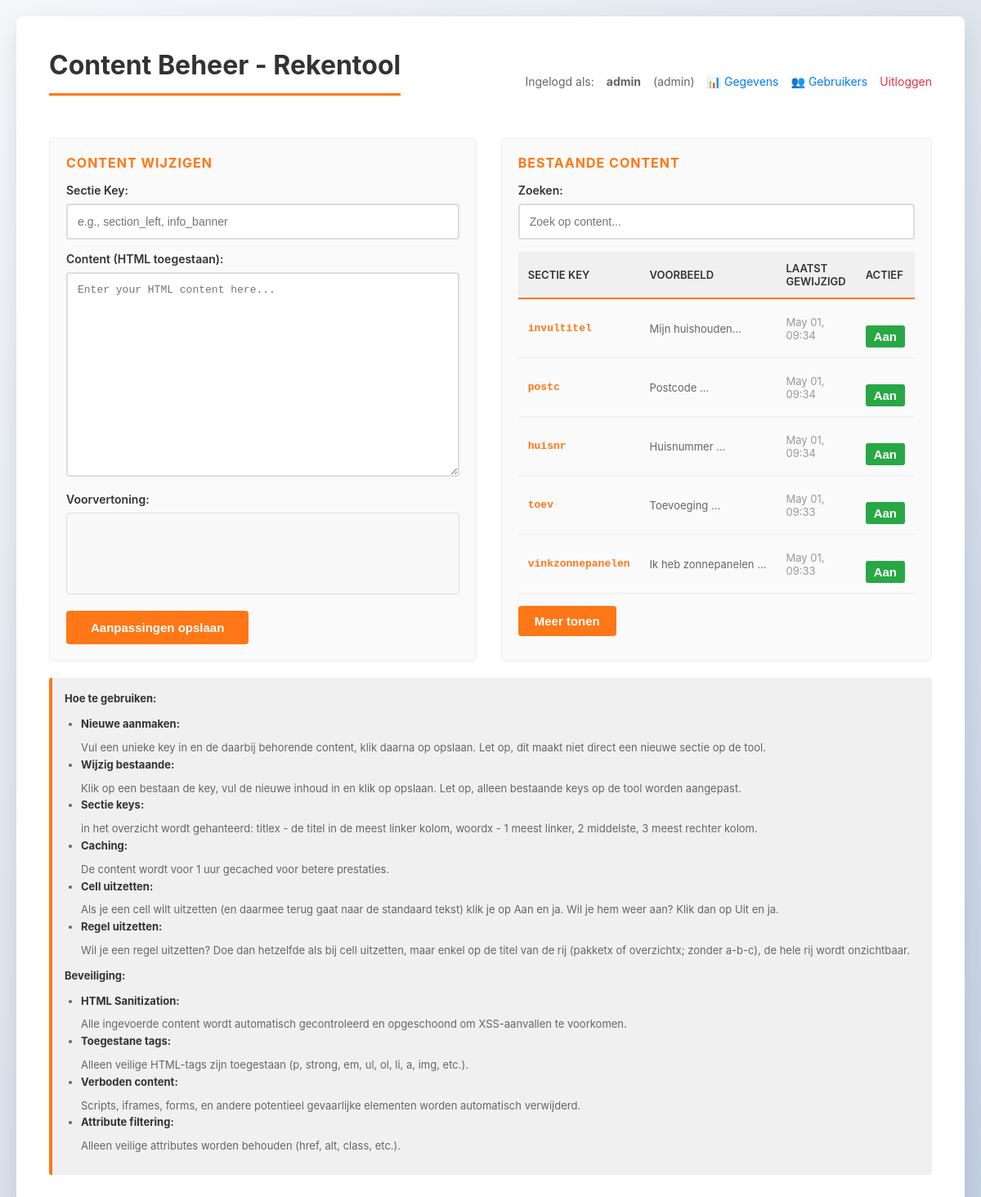
Page /admin/content.php (signed in) on the earlier database version.
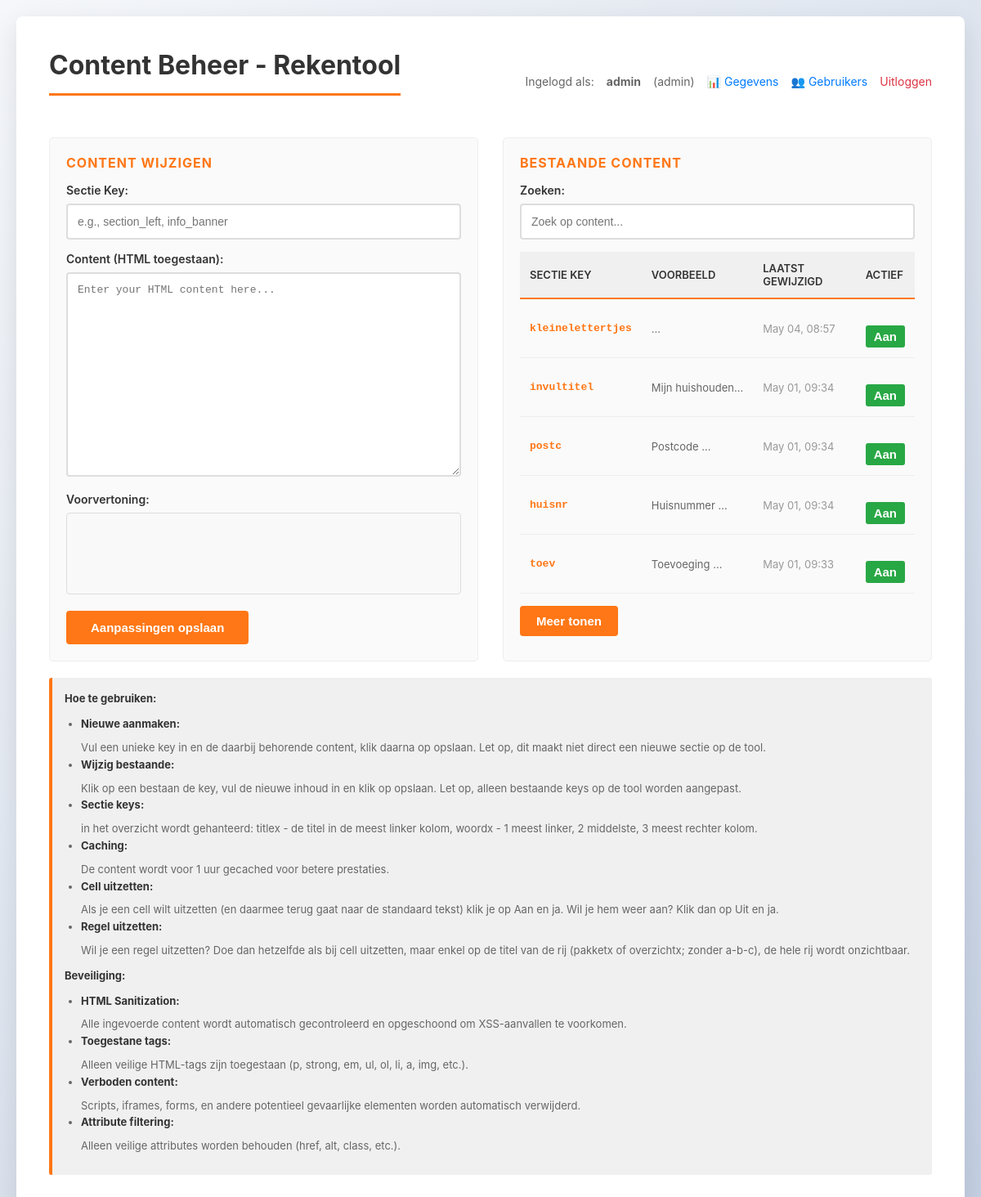
Same page on the later database version.
### tables this page shows
CREATE TABLE `page_content` (
  `id` int(11) NOT NULL,
  `section_key` varchar(100) NOT NULL,
  `content` longtext NOT NULL,
  `updated_at` timestamp NOT NULL DEFAULT current_timestamp() ON UPDATE current_timestamp(),
  `active` tinyint(1) NOT NULL DEFAULT 1
);

### config/database.php (called while the page is built, shortened)
<?php
return [
    'host'     => '127.0.0.1',
    'port'     => 3306,
    'database' => 'bewoner',
    'username' => 'root',
    'password' => '',
    'charset'  => 'utf8mb4',
];

### app/Database.php (called while the page is built, shortened)
<?php
class Database
{
    private PDO $pdo;
    public function __construct(array $config)
    {
        $dsn = sprintf(
            'mysql:host=%s;port=%s;dbname=%s;charset=%s',
            $config['host'],
            $config['port'],
            $config['database'],
            $config['charset']
        );
        $this->pdo = new PDO(
            $dsn,
            $config['username'],
            $config['password'],
            [
                PDO::ATTR_ERRMODE => PDO::ERRMODE_EXCEPTION,
            ]
        );
    }
    public function getConnection(): PDO
    {
        return $this->pdo;
    }
}

### app/Auth.php (called while the page is built, shortened)
<?php
class Auth {
    private PDO $db;
    public function __construct(PDO $db) {
        $this->db = $db;
    }
    public function isLoggedIn(): bool {
        return true;
    }
    public function getCurrentUser(): ?array {
        $userId = $_SESSION[self::SESSION_USER_ID] ?? null;
        return $this->getUserById($userId);
    }
    private function getUserById(int $id): ?array {
        $stmt = $this->db->prepare("SELECT id, username, email, full_name, role, active, created_at, last_login FROM admin_users WHERE id = ?");
        $stmt->execute([$id]);
        $user = $stmt->fetch(PDO::FETCH_ASSOC);
        return $user ?: null;
    }
    public function hasPermission(string $permission): bool {
        $user = $this->getCurrentUser();
        if ($user['role'] === 'admin') {
            return true;
        }
        $rolePermissions = [
            'admin' => ['view_data', 'export_data', 'manage_users'],
            'editor' => ['view_data', 'export_data'],
            'viewer' => ['view_data'],
        ];
        $userPermissions = $rolePermissions[$user['role']] ?? [];
        return in_array($permission, $userPermissions);
    }
    public function canViewData(): bool {
        return $this->hasPermission('view_data');
    }
    public function canManageUsers(): bool {
        return $this->hasPermission('manage_users');
    }
}

### app/ContentManager.php (called while the page is built, shortened)
<?php
class ContentManager
{
    private PDO $pdo;
    public function __construct(array $dbConfig, string $cacheDir = null)
    {
        $dsn = sprintf(
            'mysql:host=%s;port=%s;dbname=%s;charset=%s',
            $dbConfig['host'],
            $dbConfig['port'],
            $dbConfig['database'],
            $dbConfig['charset']
        );
        $this->pdo = new PDO(
            $dsn,
            $dbConfig['username'],
            $dbConfig['password'],
            [PDO::ATTR_ERRMODE => PDO::ERRMODE_EXCEPTION]
        );
        $this->cacheDir = $cacheDir ?? dirname(__DIR__) . '/cache';
    }
    public function getAllContent(): array
    {
        $stmt = $this->pdo->prepare("SELECT section_key, content, updated_at, active FROM page_content ORDER BY updated_at DESC");
        $stmt->execute();
        return $stmt->fetchAll(PDO::FETCH_ASSOC);
    }
}
?>

### admin/content.php (the view, shortened to what this page needs)
<?php
$config = require BASE_PATH . '/config/config.php';
$dbConfig = require BASE_PATH . '/config/database.php';
$db = new Database($dbConfig);
$auth = new Auth($db->getConnection());
$auth->requireLogin();
$contentManager = new ContentManager($dbConfig);
$sectionKey = '';
$currentContent = '';
$allContent = [];
try {
    $allContent = $contentManager->getAllContent();
} catch (Exception $e) {
    $message = '<div style="color: orange; padding: 10px; background: #fff3cd; margin: 10px 0;">Note: No content found yet. <a href="' . dirname(__DIR__) . '/create_content_table.php">Click here to initialize the database table.</a></div>';
}
?>
<!DOCTYPE html>
<html lang="en">
<head>
</head>
<body>
    <div class="container">
        <div style="display: flex; justify-content: space-between; align-items: center; margin-bottom: 20px; flex-wrap: wrap; gap: 10px;">
            <h1>Content Beheer - Rekentool</h1>
            <div style="font-size: 14px; color: #666; display: flex; gap: 15px; flex-wrap: wrap;">
                Ingelogd als: <strong><?php echo htmlspecialchars($auth->getCurrentUser()['username']); ?></strong> (<?php echo htmlspecialchars($auth->getCurrentUser()['role']); ?>)
                <?php if ($auth->canViewData()): ?>
                <a href="data.php" style="color: #007bff; text-decoration: none;">📊 Gegevens</a>
                <?php endif; ?>
                <?php if ($auth->canManageUsers()): ?>
                <a href="users.php" style="color: #007bff; text-decoration: none;">👥 Gebruikers</a>
                <?php endif; ?>
                <a href="../logout.php" style="color: #dc3545; text-decoration: none;">Uitloggen</a>
            </div>
        </div>
        <div class="content-grid">
            <div class="editor-panel">
                <div class="panel-title">Content wijzigen</div>
                <form method="POST">
                    <label for="section_key">Sectie Key:</label>
                    <input type="text" id="section_key" name="section_key" placeholder="e.g., section_left, info_banner" required value="<?php echo htmlspecialchars($sectionKey); ?>">
                    <label for="content">Content (HTML toegestaan):</label>
                    <textarea id="content" name="content" placeholder="Enter your HTML content here..." required><?php echo htmlspecialchars($currentContent); ?></textarea>
                    <label for="preview">Voorvertoning:</label>
                    <div id="preview" style="border: 1px solid #ddd; padding: 10px; min-height: 100px; background: #f9f9f9; margin-top: 8px; border-radius: 4px;"></div>
                    <button type="submit">Aanpassingen opslaan</button>
                </form>
            </div>
            <div class="browser-panel">
                <div class="panel-title">Bestaande content</div>
                <?php if (empty($allContent)): ?>
                    <div class="empty-state">
                        <p>Nog geen content</p>
                        <p style="font-size: 12px;">Maak een eerste veld links</p>
                    </div>
                <?php else: ?>
                    <label for="search_box">Zoeken:</label>
                    <input type="search" id="search_box" placeholder="Zoek op content..." class="search-box">
                    <table class="content-table">
                        <thead>
                            <tr>
                                <th>Sectie Key</th>
                                <th>Voorbeeld</th>
                                <th>Laatst gewijzigd</th>
                                <th>Actief</th>
                            </tr>
                        </thead>
                        <tbody id="content_table_body">
                            <?php foreach ($allContent as $item): ?>
                                <tr class="content-row" data-key="<?php echo htmlspecialchars($item['section_key']); ?>" data-content="<?php echo htmlspecialchars($item['content']); ?>" onclick="loadContent(this)">
                                    <td class="key-cell"><?php echo htmlspecialchars($item['section_key']); ?></td>
                                    <td class="preview-cell" title="<?php echo htmlspecialchars(strip_tags($item['content'])); ?>"><?php echo htmlspecialchars(substr(strip_tags($item['content']), 0, 50)); ?>...</td>
                                    <td class="updated-cell"><?php echo date('M d, H:i', strtotime($item['updated_at'])); ?></td>                                    <td>
                                        <form method="POST" style="display: inline;" onsubmit="return confirm('Weet je zeker dat je deze sectie wilt togglen?')">
                                            <button type="submit" style="background: <?php echo $item['active'] ? '#28a745' : '#dc3545'; ?>; color: white; border: none; padding: 5px 10px; border-radius: 3px; cursor: pointer;">
                                                <?php echo $item['active'] ? 'Aan' : 'Uit'; ?>
                                            </button>
                                        </form>
                                    </td>                                </tr>
                            <?php endforeach; ?>
                        </tbody>
                    </table>
                    <button id="show-more-btn" style="margin-top: 15px; background: #ff7716; color: white; border: none; padding: 10px 20px; border-radius: 4px; cursor: pointer;">Meer tonen</button>
                <?php endif; ?>
            </div>
        </div>
        <div class="info">
            <strong>Hoe te gebruiken:</strong>
            <ul style="margin: 10px 0; padding-left: 20px;">
                <li><strong>Nieuwe aanmaken:</strong> Vul een unieke key in en de daarbij behorende content, klik daarna op opslaan. Let op, dit maakt niet direct een nieuwe sectie op de tool.</li>
                <li><strong>Wijzig bestaande:</strong> Klik op een bestaan de key, vul de nieuwe inhoud in en klik op opslaan. Let op, alleen bestaande keys op de tool worden aangepast.</li>
                <li><strong>Sectie keys:</strong> in het overzicht wordt gehanteerd: titlex - de titel in de meest linker kolom, woordx - 1 meest linker, 2 middelste, 3 meest rechter kolom.</li>
                <li><strong>Caching:</strong> De content wordt voor 1 uur gecached voor betere prestaties.</li>
                <li><strong>Cell uitzetten:</strong> Als je een cell wilt uitzetten (en daarmee terug gaat naar de standaard tekst) klik je op Aan en ja. Wil je hem weer aan? Klik dan op Uit en ja.</li>
                <li><strong>Regel uitzetten:</strong> Wil je een regel uitzetten? Doe dan hetzelfde als bij cell uitzetten, maar enkel op de titel van de rij (pakketx of overzichtx; zonder a-b-c), de hele rij wordt onzichtbaar.</li>
            </ul>
            <strong>Beveiliging:</strong>
            <ul style="margin: 10px 0; padding-left: 20px;">
                <li><strong>HTML Sanitization:</strong> Alle ingevoerde content wordt automatisch gecontroleerd en opgeschoond om XSS-aanvallen te voorkomen.</li>
                <li><strong>Toegestane tags:</strong> Alleen veilige HTML-tags zijn toegestaan (p, strong, em, ul, ol, li, a, img, etc.).</li>
                <li><strong>Verboden content:</strong> Scripts, iframes, forms, en andere potentieel gevaarlijke elementen worden automatisch verwijderd.</li>
                <li><strong>Attribute filtering:</strong> Alleen veilige attributes worden behouden (href, alt, class, etc.).</li>
            </ul>
        </div>
    </div>
</body>
</html>

### admin/content.php (style rules this page uses)
* { box-sizing: border-box; }
body { font-family: -apple-system, BlinkMacSystemFont, 'Segoe UI', Arial, sans-serif; max-width: 1200px; margin: 0 auto; padding: 20px; background: linear-gradient(135deg, #f5f7fa 0%, #c3cfe2 100%); min-height: 100vh; }
.container { background: white; padding: 40px; border-radius: 8px; box-shadow: 0 10px 30px rgba(0,0,0,0.1); }
h1 { color: #333; border-bottom: 3px solid #ff7716; padding-bottom: 15px; margin-top: 0; }
.content-grid { display: grid; grid-template-columns: 1fr 1fr; gap: 30px; margin-top: 30px; }
.editor-panel, .browser-panel { padding: 20px; background: #fafafa; border-radius: 5px; border: 1px solid #eee; }
.panel-title { font-weight: bold; color: #ff7716; margin-bottom: 15px; font-size: 16px; text-transform: uppercase; letter-spacing: 1px; }
label { display: block; margin-top: 15px; font-weight: 600; color: #333; font-size: 14px; }
input[type="text"], textarea, input[type="search"] { width: 100%; padding: 12px; margin-top: 8px; border: 2px solid #ddd; border-radius: 4px; font-family: Arial, sans-serif; font-size: 14px; transition: border-color 0.3s; }
textarea { min-height: 250px; resize: vertical; font-family: 'Courier New', monospace; font-size: 13px; }
button { background: #ff7716; color: white; padding: 12px 30px; border: none; border-radius: 4px; cursor: pointer; font-size: 15px; font-weight: 600; margin-top: 20px; transition: all 0.3s; }
.content-table { width: 100%; border-collapse: collapse; margin-top: 15px; }
.content-table thead { background: #f0f0f0; border-bottom: 2px solid #ff7716; }
.content-table th { padding: 12px; text-align: left; font-weight: 600; color: #333; font-size: 13px; text-transform: uppercase; }
.content-table td { padding: 12px; border-bottom: 1px solid #eee; font-size: 13px; }
.content-table tbody tr { transition: all 0.2s; }
.key-cell { font-family: 'Courier New', monospace; font-weight: 600; color: #ff7716; }
.preview-cell { max-width: 200px; overflow: hidden; text-overflow: ellipsis; white-space: nowrap; color: #666; }
.updated-cell { font-size: 12px; color: #999; }
.search-box { margin-top: 15px; }
.info { background: #f0f0f0; padding: 15px; border-left: 4px solid #ff7716; margin-top: 20px; color: #666; border-radius: 3px; font-size: 13px; line-height: 1.6; }
.info strong { color: #333; display: block; margin-bottom: 8px; }

Differences in the rows shown:
no longer on this page (row unchanged): page_content: section_key "vinkzonnepanelen", content "Ik heb zonnepanelen", updated_at "May 01, 09:33", active "Aan"
added page_content: section_key "kleinelettertjes", updated_at "May 04, 08:57", active "Aan"
